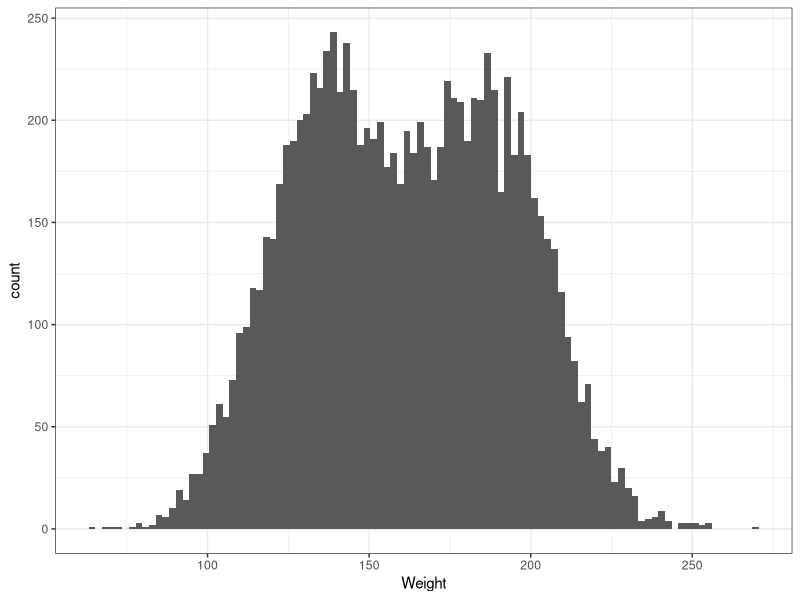
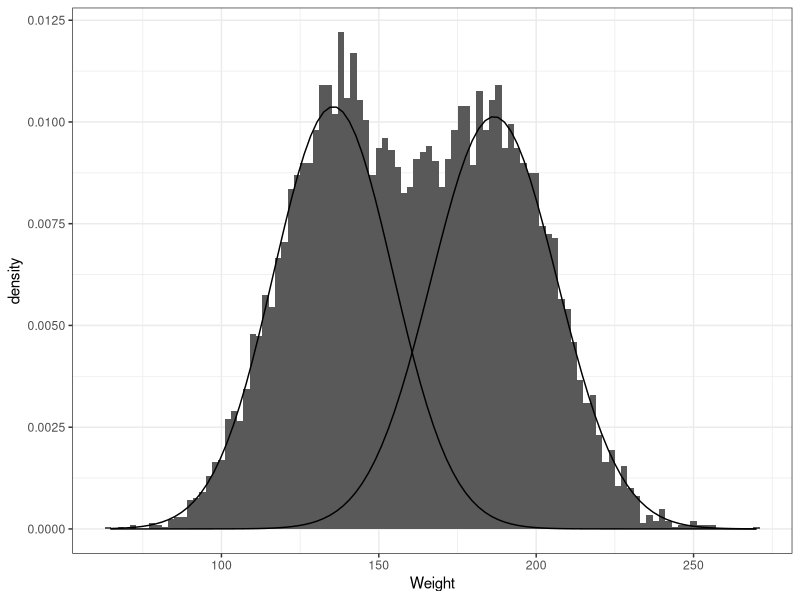

These charts were generated, in order, by the following R code:
## ---- chunk 1
knitr::opts_chunk$set(echo = TRUE)

library(dplyr)
library(flexmix)
library(ggplot2)

gender <- read.csv(file="data/gender.csv")
## ---- chunk 2
gender %>% ggplot(aes(x = Weight)) + geom_histogram(bins = 100) + theme_bw()
## ---- chunk 3
fit_mixture <- flexmix(Weight ~ 1,    # the means and sds are constant
                       data = gender, # the data frame
                       k = 2,         # the number of clusters,
                       model = FLXMCnorm1(),      # univariate Gaussian
                       control = list(tol = 1e-15, # tolerance for EM stop
                                      verbose = 0, # show partial results
                                      iter = 1e4)  # max number of iterations
                       ) 

# proportions of data assigned to each cluster
proportions <- prior(fit_mixture)
proportions

# parameters estimated by the model
parameters(fit_mixture)

## ---- chunk 4
fun_prop <- function(x, mean, sd, proportion){
  proportion * dnorm(x = x, mean = mean, sd = sd)
}

comp_1 <- parameters(fit_mixture, component = 1)
comp_2 <- parameters(fit_mixture, component = 2)


gender %>%
 ggplot() + geom_histogram(aes(x = Weight, y = ..density..), binwidth = 2) +
  stat_function(geom = "line", fun = fun_prop, args = list(mean = comp_1[1], 
                                                           sd = comp_1[2],
                                                           proportion = proportions[1])
                ) +
  stat_function(geom = "line", fun = fun_prop, args = list(mean = comp_2[1],
                                                           sd = comp_2[2],
                                                           proportion = proportions[2])
                ) +
  theme_bw()
## ---- chunk 5

# table of assignmentment accuracy
table(gender$Gender, clusters(fit_mixture))
